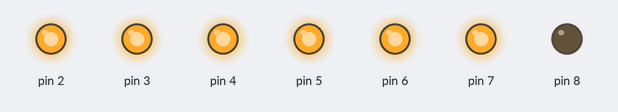
Simulated run of this sketch. Board: Arduino Uno, built with avr-gcc and run on an emulated ATmega328P. Parts: output pins drawn as LEDs (lit = HIGH).

Above: at 0.5 s.
At 2.5 s:
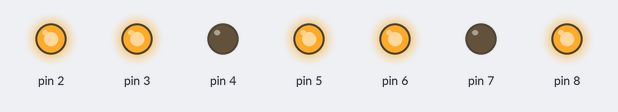
At 3.5 s:
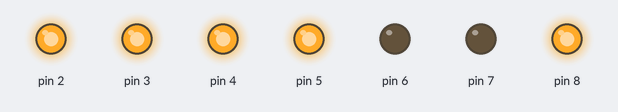
At 5.5 s:
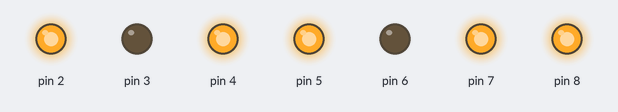
At 8.5 s:
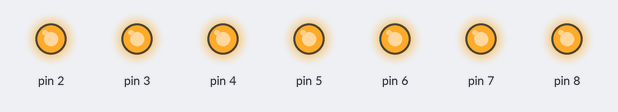
At 11.5 s:
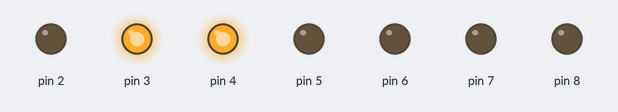
Timing chart, 0 to 13.0 s (numbered marks = the images above):
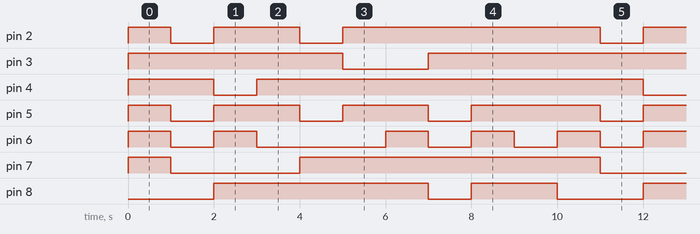

The sketch:

segment-display.ino
```cpp
boolean Num_Array[10][7] = {
  {1,1,1,1,1,1,0},
  {0,1,1,0,0,0,0},
  {1,1,0,1,1,0,1},
  {1,1,1,1,0,0,1},
  {0,1,1,0,0,1,1},
  {1,0,1,1,0,1,1},
  {1,0,1,1,1,1,1},
  {1,1,1,0,0,1,0},
  {1,1,1,1,1,1,1},
  {1,1,1,1,0,1,1},
};

void setup(){
  for(int i = 2; i < 9; i++){
    pinMode(i, OUTPUT);
  }
}

void NumPrint(int Number){
  for(int w = 0; w < 7; w++){
    digitalWrite(w + 2, Num_Array[Number][w]);
  }
}

void loop(){
  for(int i = 0; i < 10; i++){
    NumPrint(i);
    delay(1000);
  }
}
```

Measured:
- by itself, pin 2: repeats every 10.0 s: LOW 1.0 s, HIGH 2.0 s, LOW 1.0 s, HIGH 6.0 s
- by itself, pin 3: repeats every 10.0 s: LOW 2.0 s, HIGH 8.0 s
- by itself, pin 4: repeats every 10.0 s: LOW 1.0 s, HIGH 9.0 s
- by itself, pin 5: repeats every 10.0 s: 2 × (LOW 1.0 s, HIGH 2.0 s), LOW 1.0 s, HIGH 3.0 s
- by itself, pin 6: repeats every 10.0 s: LOW 1.0 s, HIGH 1.0 s, LOW 3.0 s, 2 × (HIGH 1.0 s, LOW 1.0 s), HIGH 1.0 s
- by itself, pin 7: repeats every 10.0 s: LOW 3.0 s, HIGH 7.0 s
- by itself, pin 8: repeats every 10.0 s: LOW 1.0 s, HIGH 2.0 s, LOW 2.0 s, HIGH 5.0 s
